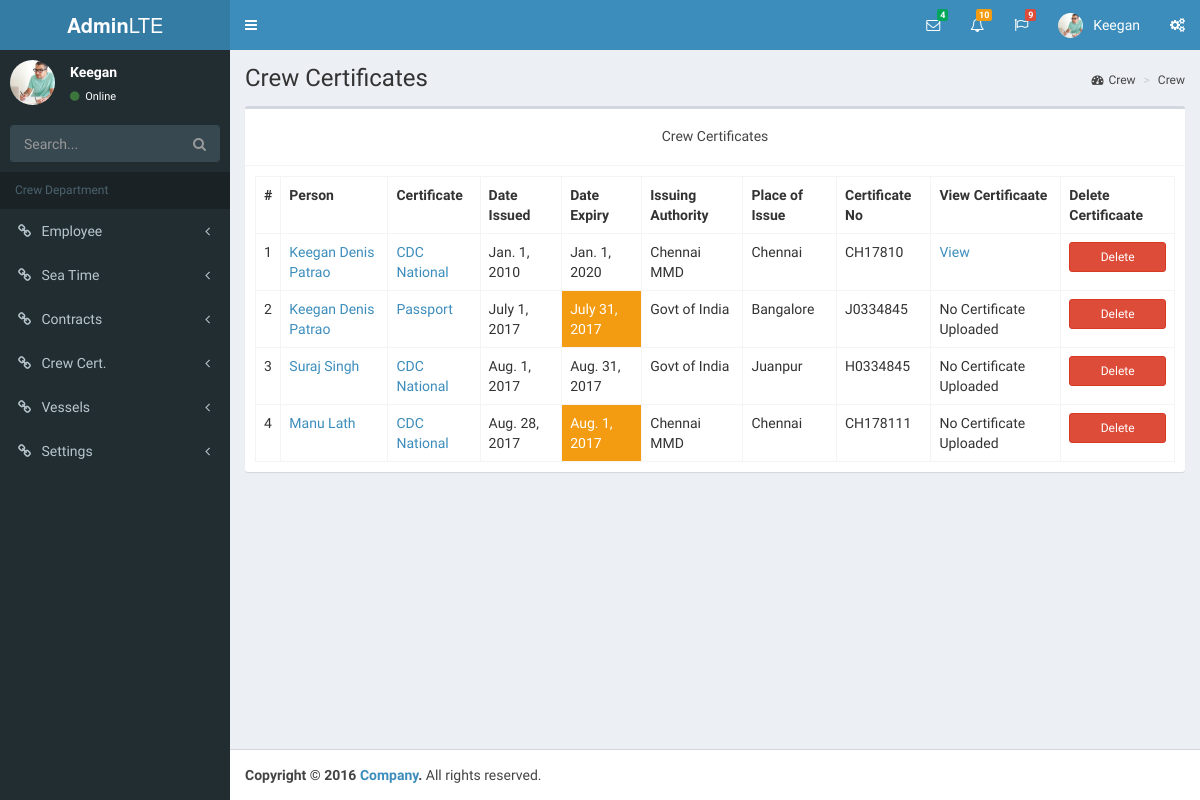
Screenshot of /crew/person/certificate/index/ (signed in) with the database file from the repository.
### crew/models.py (models this page shows, shortened)
class Person(models.Model):
    GENDER_CHOICES=(('Male','Male'),('Female','Female'),('Others','Others'))
    key_number=models.CharField("Unique Company No",max_length=100,unique=True)
    rank=models.ForeignKey(Rank)
    salutation=models.CharField("Salutation",max_length=10)
    first_name=models.CharField("First Name",max_length=200)
    last_name=models.CharField("Last Name",max_length=200)
    gender=models.CharField("Gender",max_length=200,choices=GENDER_CHOICES)
    dob=models.DateField("Date Of Birth",help_text="yyy-mm-dd")
    place_of_birth=models.CharField("Place of Birth",max_length=200)
    country_of_birth=models.CharField("Country Of Birth",max_length=200)
    nationality=models.CharField("Nationality",max_length=200)
    email=models.EmailField("Email",unique=True)
    photo=models.ImageField("Profile Photo",upload_to='crew_photos',null=True,blank=True)
    address=models.TextField("Residence Address",blank=True)
    resume=models.FileField("Resume",upload_to='crew_resume',null=True,blank=True)
    date_joined_company=models.DateField("Date Join Organisation",null=True,blank=True,help_text="yyy-mm-dd")
    user=models.ForeignKey(User,blank=True)
    incompatible_with=models.ManyToManyField('self',blank=True, help_text="""<p class="help">Hold down Control, or Command on a Mac,
                                                to select more than one. Hold down "Control", or "Command" on a Mac, to select more than one.</p>""")
    class Meta:
        unique_together=(('first_name','last_name'),)
    def __str__(self):
        return '%s %s' % (self.first_name,self.last_name)

class CrewCertificates(models.Model):
      person=models.ForeignKey(Person)
      certificate=models.ForeignKey(CrewCertificateList)
      date_issued=models.DateField(help_text="yyy-mm-dd")
      date_expiry=models.DateField(null=True,blank=True,help_text="yyy-mm-dd")
      institute_name=models.CharField(max_length=200,blank=True)
      issued_place=models.CharField(max_length=200,blank=True)
      certificate_no=models.CharField(max_length=200,blank=True)
      certificate_file=models.FileField(upload_to='crew_certificates',null=True,blank=True)
      def  expired(self):
          if self.date_expiry <  self.date_expiry.today() :
              return True
          else :
              return False

class CrewCertificateList(models.Model):
      CERT_PAYMENT_CHOICES=(('CREW','CREW'),('COMPANY','COMPANY'))
      certificate_name=models.CharField("Certificate Name",max_length=200,unique=True)
      national_cert=models.CharField("Govt Issued",max_length=100,choices=YESNO_CHOICES)
      flag_cert=models.CharField("Flag Issued",max_length=100,choices=YESNO_CHOICES)
      company_required=models.CharField("Company Course",max_length=100,choices=YESNO_CHOICES)
      renewal_required=models.CharField("Renewal Required",max_length=100,choices=YESNO_CHOICES)
      required_for_ranks=models.ManyToManyField(Rank,help_text="Hold down Control, or Command on a Mac, to select more than one.")
      paid_for_by=models.CharField("Paid By",max_length=200,choices=CERT_PAYMENT_CHOICES)
      reminder_required=models.CharField("Reminder Required",max_length=10,choices=YESNO_CHOICES)
      def __str__(self):
        return " %s " % (self.certificate_name)

### crew/views.py (the view)
class PersonsCertificatesListView(UserPassesTestMixin ,generic.ListView):
      model=CrewCertificates
      template_name='crew/person_certificate_index.html'
      context_object_name='crew_certificate'
      paginate_by = 10
      def test_func(self):
          if self.request.user.is_staff:
              return True
          else:
              False

### crew/templates/crew/person_certificate_index.html (shortened to what this page needs)
{% extends "crew/base.html" %}
{% block viewname %} Crew Certificates {% endblock %}
{% block level %}<a href="{% url 'crew:index' %}"> Crew </a>{%endblock %}
{% block here %}<a href="{% url 'crew:index' %}"> Crew </a>{% endblock %}
{% block content %}
 <div class="box-header with-border">
      <h5 align="center"> Crew Certificates </h5>
  </div>
  <div class="box-body table-responsive">
       <table class="table table-bordered">
          <tr>
            <th  style="width: 10px">#</th>
            <th>Person</th>
            <th>Certificate</th>
            <th>Date Issued</th>
            <th>Date Expiry</th>
            <th >Issuing Authority</th>
            <th>Place of Issue</th>
            <th>Certificate No</th>
            <th>View Certificaate</th>
            <th>Delete Certificaate</th>
        </tr>
          {% if crew_certificate %}
            {% for certificate in crew_certificate %}
            <tr>
              <td> {{ forloop.counter }}</td>
              <td><a href="{% url 'crew:person_detail' certificate.person_id %}" > {{ certificate.person }} </a> </td>
              <td> <a href="{% url 'crew:person_certificate_update' certificate.id %}" > {{ certificate.certificate }} </td>
              <td> {{ certificate.date_issued }} </td>
              <td {% if  certificate.expired == True %}  class='label-warning' {% endif %} >
                   {{  certificate.date_expiry }}
                    </td>
              <td> {{ certificate.institute_name }} </td>
              <td> {{ certificate.issued_place }} </td>
              <td> {{ certificate.certificate_no }} </td>
              <td> {% if certificate.certificate_file %}
                                <a href={{ certificate.certificate_file.url }} > View </a>
                          {% else %}
                                    No Certificate Uploaded
                          {% endif %}</td>
               <td> <a type="button" class="btn btn-block btn-danger btn-sm" href="{% url 'crew:person_certificate_delete' certificate.id %}" >  Delete </a> </td>
            </tr>
            {% endfor %}
          {% endif %}
      </table>
   </div>
{% endblock %}

### crew/templates/crew/base.html (shortened to what this page needs)
<!DOCTYPE html>
{% load static %}
<html>
<head>
    <link rel="stylesheet" href="{% static 'crew/bootstrap/css/bootstrap.min.css' %} ">
    <link rel="stylesheet" href="https://cdnjs.cloudflare.com/ajax/libs/font-awesome/4.5.0/css/font-awesome.min.css">
    <link rel="stylesheet" href="https://cdnjs.cloudflare.com/ajax/libs/ionicons/2.0.1/css/ionicons.min.css">
    <link rel="stylesheet" href="{% static 'crew/dist/css/AdminLTE.min.css' %}">
  <link rel="stylesheet" href="{% static 'crew/plugins/daterangepicker/daterangepicker.css' %}">
  <link rel="stylesheet" href="{% static 'crew/plugins/datepicker/datepicker3.css' %}">
  <link rel="stylesheet" href="{% static 'crew/plugins/iCheck/all.css' %}">
  <link rel="stylesheet" href="{% static 'crew/plugins/colorpicker/bootstrap-colorpicker.min.css' %}">
  <link rel="stylesheet" href="{% static 'crew/plugins/timepicker/bootstrap-timepicker.min.css' %}">
  <link rel="stylesheet" href="{% static 'crew/plugins/select2/select2.min.css' %}">
  <link rel="stylesheet" href="{% static 'crew/dist/css/AdminLTE.min.css' %}">
    <link rel="stylesheet" href="{% static 'crew/dist/css/skins/skin-blue.min.css' %}">
<link rel="stylesheet" href="{% static 'django_tables2/themes/paleblue/css/screen.css' %}" />
</head>
<body class="hold-transition skin-blue sidebar-mini">
    <div class="wrapper">
        <header class="main-header">
            <a href="index2.html" class="logo">
                <span class="logo-lg"><b>Admin</b>LTE</span>
            </a>
            <nav class="navbar navbar-static-top" role="navigation">
                <a href="#" class="sidebar-toggle" data-toggle="offcanvas" role="button">
                </a>
                <div class="navbar-custom-menu">
                    <ul class="nav navbar-nav">
                        <li class="dropdown messages-menu">
                            <a href="#" class="dropdown-toggle" data-toggle="dropdown">
                                <i class="fa fa-envelope-o"></i>
                                <span class="label label-success">4</span>
                            </a>
                        </li>
                        <li class="dropdown notifications-menu">
                            <a href="#" class="dropdown-toggle" data-toggle="dropdown">
                                <i class="fa fa-bell-o"></i>
                                <span class="label label-warning">10</span>
                            </a>
                        </li>
                        <li class="dropdown tasks-menu">
                            <a href="#" class="dropdown-toggle" data-toggle="dropdown">
                                <i class="fa fa-flag-o"></i>
                                <span class="label label-danger">9</span>
                            </a>
                        </li>
                        <li class="dropdown user user-menu">
                            <a href="#" class="dropdown-toggle" data-toggle="dropdown">
                                {% for user in request.user.person_set.all %}
                                <img src="{{ user.photo.url  }}" class="user-image" alt="User Image">
                                {% endfor %}
                                <span class="hidden-xs">{{ request.user.get_short_name }}</span>
                            </a>
                        </li>
                        <li>
                            <a href="#" data-toggle="control-sidebar"><i class="fa fa-gears"></i></a>
                        </li>
                    </ul>
                </div>
            </nav>
        </header>
        <aside class="main-sidebar">
            <section class="sidebar">
                <div class="user-panel">
                    <div class="pull-left image">
                        {% for user in request.user.person_set.all %}
                        <img src="{{ user.photo.url }}" class="img-circle" alt="User Image">
                        {% endfor %}
                    </div>
                    <div class="pull-left info">
                        <p>{{ request.user.get_short_name }}</p>
                        <a href="#"><i class="fa fa-circle text-success"></i> Online</a>
                    </div>
                </div>
                <form action="#" method="get" class="sidebar-form">
                    <div class="input-group">
                        <input type="text" name="q" class="form-control" placeholder="Search...">
                        <span class="input-group-btn">
                <button type="submit" name="search" id="search-btn" class="btn btn-flat"><i class="fa fa-search"></i>
                </button>
              </span>
                    </div>
                </form>
                {% block sidebar %}
                <ul class="sidebar-menu">
                    <li class="header">Crew Department</li>
                    <li class="treeview">
                        <a href="#"><i class="fa fa-link"></i> <span>Employee</span>
            <span class="pull-right-container">
              <i class="fa fa-angle-left pull-right"></i>
            </span>
          </a>
                    </li>
                    <li class="treeview">
                <li class="treeview">
                        <a href="#"><i class="fa fa-link"></i> <span>Sea Time </span>
            <span class="pull-right-container">
              <i class="fa fa-angle-left pull-right"></i>
            </span>
          </a>
                    </li>
                    <li class="treeview">
              <li class="treeview">
                        <a href="#"><i class="fa fa-link"></i> <span>Contracts </span>
            <span class="pull-right-container">
              <i class="fa fa-angle-left pull-right"></i>
            </span>
          </a>
                    </li>
                <li class="treeview">
              <li class="treeview">
                        <a href="#"><i class="fa fa-link"></i> <span>Crew Cert. </span>
            <span class="pull-right-container">
              <i class="fa fa-angle-left pull-right"></i>
            </span>
          </a>
                    </li>
                    <li class="treeview">
                        <a href="#"><i class="fa fa-link"></i> <span>Vessels</span>
            <span class="pull-right-container">
              <i class="fa fa-angle-left pull-right"></i>
            </span>
          </a>
                    </li>
                    <li class="treeview">
                        <a href="#"><i class="fa fa-link"></i> <span>Settings </span>
                                <span class="pull-right-container">
                                 <i class="fa fa-angle-left pull-right"></i>
                                </span>
                         </a>
                     </li>
                </ul>
                {% endblock %}
            </section>
        </aside>
        <div class="content-wrapper">
            <section class="content-header">
                <h1>
                    {% block viewname %} {% endblock %}
                </h1>
                <ol class="breadcrumb">
                    <li><a href="#"><i class="fa fa-dashboard"></i>{% block level %}level{% endblock %} </a></li>
                    <li class="active">{% block here %}here{% endblock %}</li>
                </ol>
            </section>
            <section class="content">
                <div class="row">
                    <div class="col-md-12">
                        <div class="box">
                            {% block content %} {% endblock %}
                        </div>
            </section>
        </div>
                             {% block footer %}
                            <footer class="main-footer">
                                <strong>Copyright &copy; 2016 <a href="#">Company</a>.</strong> All rights reserved.
                            </footer>
                            {% endblock %}
                        </div>
</body>
</html>

### rows the page displays
Person: photo (picture)
CrewCertificates: person "Keegan Denis Patrao", certificate "CDC National", date_issued "Jan. 1, 2010", date_expiry "Jan. 1, 2020", institute_name "Chennai MMD", issued_place "Chennai", certificate_no "CH17810"
CrewCertificates: person "Keegan Denis Patrao", certificate "Passport", date_issued "July 1, 2017", date_expiry "July 31, 2017", institute_name "Govt of India", issued_place "Bangalore", certificate_no "J0334845", certificate_file "No Certificate Uploaded"
CrewCertificates: person "Suraj Singh", certificate "CDC National", date_issued "Aug. 1, 2017", date_expiry "Aug. 31, 2017", institute_name "Govt of India", issued_place "Juanpur", certificate_no "H0334845", certificate_file "No Certificate Uploaded"
CrewCertificates: person "Manu Lath", certificate "CDC National", date_issued "Aug. 28, 2017", date_expiry "Aug. 1, 2017", institute_name "Chennai MMD", issued_place "Chennai", certificate_no "CH178111", certificate_file "No Certificate Uploaded"

### other values shown
{{ request.user.get_short_name }} "Keegan"
